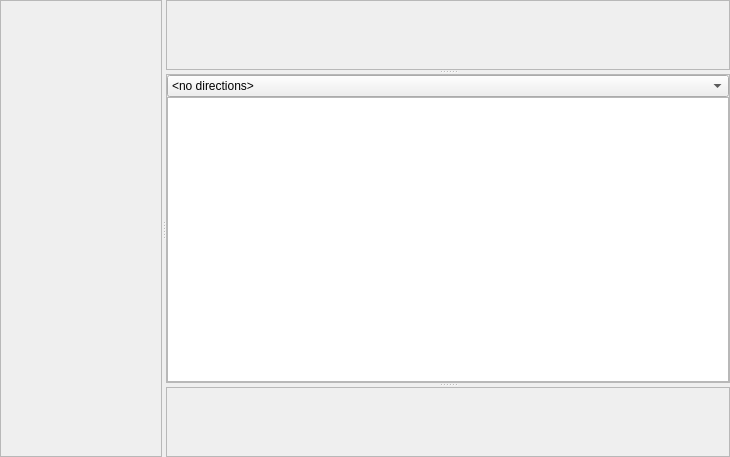
<?xml version="1.0" encoding="UTF-8"?>
<ui version="4.0">
 <class>SpritesetEditor</class>
 <widget class="QWidget" name="SpritesetEditor">
  <property name="geometry">
   <rect>
    <x>0</x>
    <y>0</y>
    <width>730</width>
    <height>457</height>
   </rect>
  </property>
  <property name="windowTitle">
   <string>Form</string>
  </property>
  <layout class="QVBoxLayout" name="verticalLayout">
   <property name="spacing">
    <number>0</number>
   </property>
   <property name="leftMargin">
    <number>0</number>
   </property>
   <property name="topMargin">
    <number>0</number>
   </property>
   <property name="rightMargin">
    <number>0</number>
   </property>
   <property name="bottomMargin">
    <number>0</number>
   </property>
   <item>
    <widget class="QSplitter" name="ssViewSplitter">
     <property name="orientation">
      <enum>Qt::Horizontal</enum>
     </property>
     <widget class="QScrollArea" name="mainSpriteArea">
      <property name="widgetResizable">
       <bool>true</bool>
      </property>
      <widget class="QWidget" name="mainSpriteAreaLayout">
       <property name="geometry">
        <rect>
         <x>0</x>
         <y>0</y>
         <width>153</width>
         <height>455</height>
        </rect>
       </property>
       <layout class="QHBoxLayout" name="horizontalLayout_2">
        <property name="leftMargin">
         <number>0</number>
        </property>
        <property name="topMargin">
         <number>0</number>
        </property>
        <property name="rightMargin">
         <number>0</number>
        </property>
        <property name="bottomMargin">
         <number>0</number>
        </property>
        <item>
         <layout class="QVBoxLayout" name="dirsLayout">
          <property name="spacing">
           <number>0</number>
          </property>
          <property name="leftMargin">
           <number>8</number>
          </property>
          <property name="topMargin">
           <number>4</number>
          </property>
          <property name="rightMargin">
           <number>4</number>
          </property>
          <property name="bottomMargin">
           <number>4</number>
          </property>
          <item>
           <layout class="QVBoxLayout" name="dirsContainer"/>
          </item>
          <item>
           <spacer name="verticalSpacer">
            <property name="orientation">
             <enum>Qt::Vertical</enum>
            </property>
            <property name="sizeHint" stdset="0">
             <size>
              <width>20</width>
              <height>40</height>
             </size>
            </property>
           </spacer>
          </item>
         </layout>
        </item>
        <item>
         <spacer name="horizontalSpacer_2">
          <property name="orientation">
           <enum>Qt::Horizontal</enum>
          </property>
          <property name="sizeHint" stdset="0">
           <size>
            <width>40</width>
            <height>20</height>
           </size>
          </property>
         </spacer>
        </item>
       </layout>
      </widget>
     </widget>
     <widget class="QSplitter" name="choosers">
      <property name="orientation">
       <enum>Qt::Vertical</enum>
      </property>
      <widget class="QScrollArea" name="ssImages">
       <property name="widgetResizable">
        <bool>true</bool>
       </property>
       <widget class="QWidget" name="scrollAreaWidgetContents">
        <property name="geometry">
         <rect>
          <x>0</x>
          <y>0</y>
          <width>569</width>
          <height>68</height>
         </rect>
        </property>
       </widget>
      </widget>
      <widget class="QScrollArea" name="animScrollArea">
       <property name="widgetResizable">
        <bool>true</bool>
       </property>
       <widget class="QWidget" name="animLayout">
        <property name="geometry">
         <rect>
          <x>0</x>
          <y>0</y>
          <width>569</width>
          <height>307</height>
         </rect>
        </property>
        <layout class="QVBoxLayout" name="verticalLayout_3">
         <property name="spacing">
          <number>0</number>
         </property>
         <property name="leftMargin">
          <number>0</number>
         </property>
         <property name="topMargin">
          <number>0</number>
         </property>
         <property name="rightMargin">
          <number>0</number>
         </property>
         <property name="bottomMargin">
          <number>0</number>
         </property>
         <item>
          <widget class="QComboBox" name="animDirChoose">
           <item>
            <property name="text">
             <string>&lt;no directions&gt;</string>
            </property>
           </item>
          </widget>
         </item>
         <item>
          <widget class="QGraphicsView" name="animView">
           <property name="baseSize">
            <size>
             <width>0</width>
             <height>200</height>
            </size>
           </property>
          </widget>
         </item>
        </layout>
       </widget>
      </widget>
      <widget class="QScrollArea" name="palette">
       <property name="baseSize">
        <size>
         <width>160</width>
         <height>160</height>
        </size>
       </property>
       <property name="widgetResizable">
        <bool>true</bool>
       </property>
       <widget class="QWidget" name="scrollAreaWidgetContents_4">
        <property name="geometry">
         <rect>
          <x>0</x>
          <y>0</y>
          <width>569</width>
          <height>68</height>
         </rect>
        </property>
       </widget>
      </widget>
     </widget>
    </widget>
   </item>
  </layout>
 </widget>
 <resources/>
 <connections/>
</ui>
